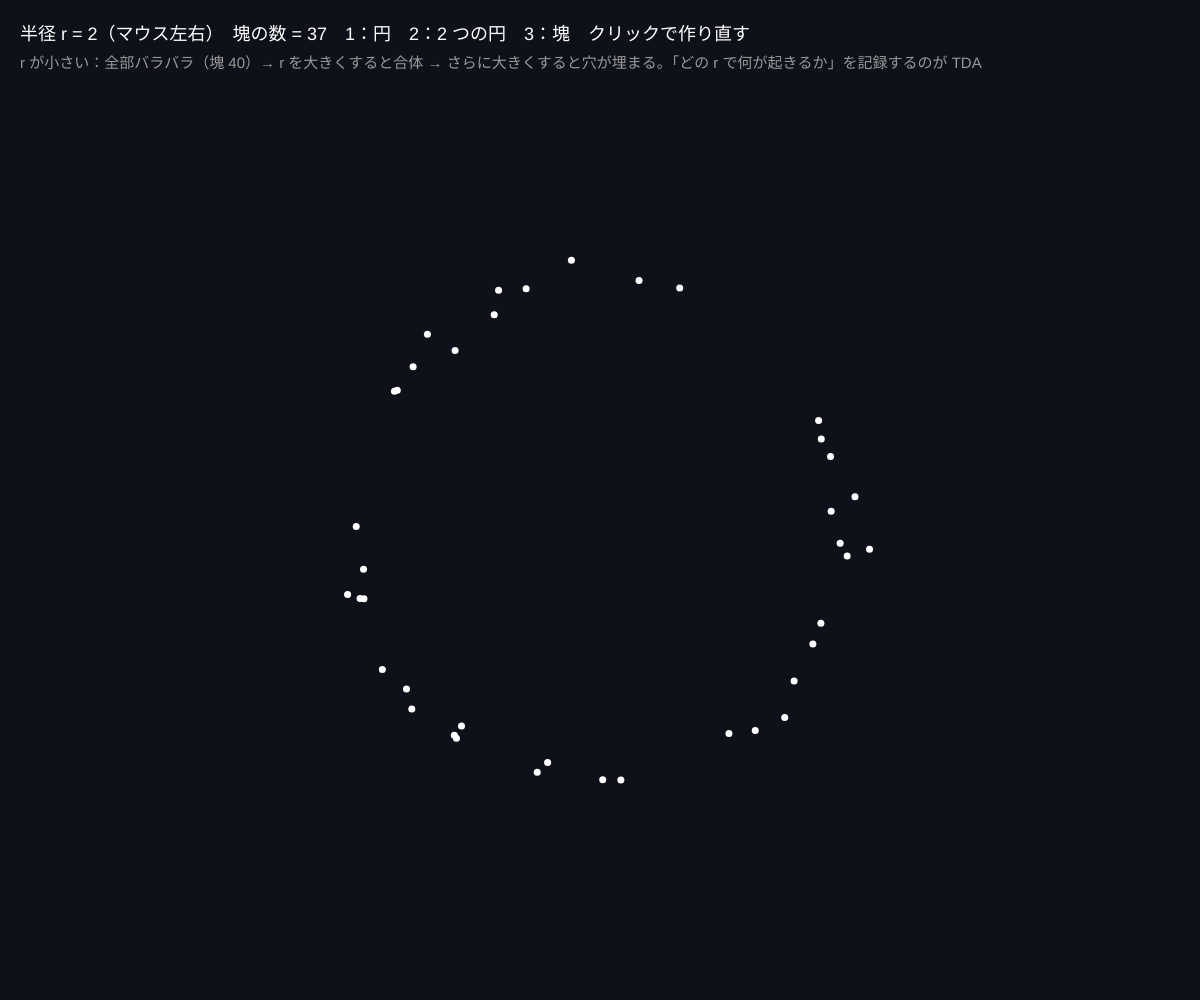
Frame 1 (no input)
Frame 60 (no input): identical to frame 1, image omitted
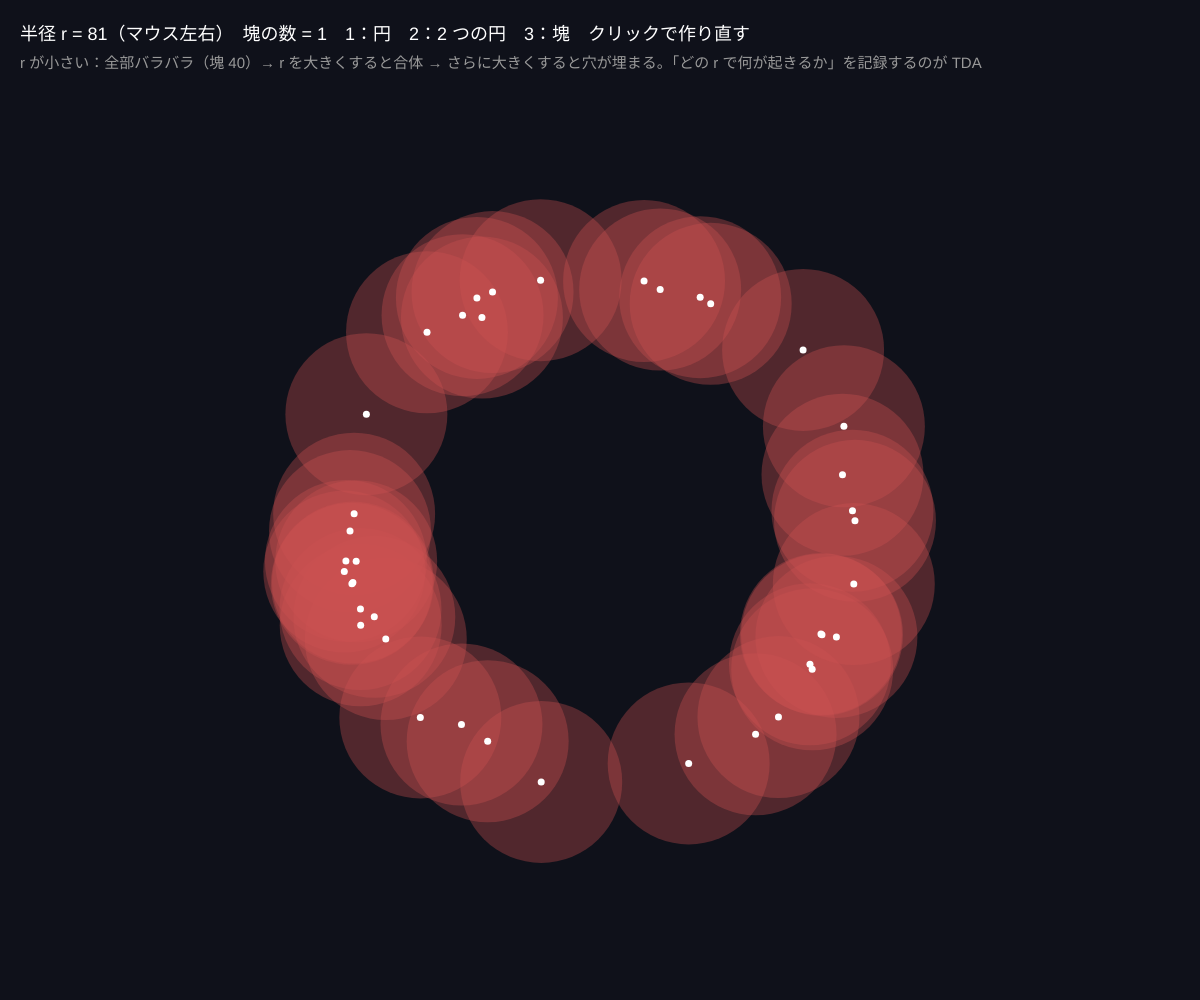
Frame 120 (the mouse pressed at the canvas centre since frame 60)

The p5.js sketch that drew these frames (run headless with seeded random() and noise() and a simulated clock; from frame 60 on, the mouse is pressed at the canvas centre):

// p5.js sketch
// ── sketch.js
// ============================================
// 01 点を太らせる（半径 r の円）
// 各点のまわりに半径 r の円を置く。r を大きくすると円が重なり、
// 「いくつの塊か」「穴はあるか」が、r によって変わっていく
// マウス左右 = 半径 r / 1〜3 で形 / クリックで作り直す
// ============================================

let pts = [];
let r = 20;
let shape = 1;
let seed = 1;

function setup() {
  createCanvas(windowWidth, windowHeight);
  colorMode(HSB, 360, 100, 100, 100);
  makePoints();
}

function makePoints() {
  randomSeed(seed);
  pts = [];
  let cx = width / 2, cy = height / 2 + 30, R = min(width, height) * 0.25;
  for (let i = 0; i < 40; i++) {
    let a = random(TWO_PI), x, y;
    if (shape === 1) { x = cx + cos(a) * R; y = cy + sin(a) * R; }
    else if (shape === 2) { let s = random() < 0.5 ? -1 : 1; x = cx + s * R * 1.1 + cos(a) * R * 0.6; y = cy + sin(a) * R * 0.6; }
    else { let rr = R * sqrt(random()); x = cx + cos(a) * rr; y = cy + sin(a) * rr; }
    pts.push({ x: x + randomGaussian() * 8, y: y + randomGaussian() * 8 });
  }
}

// ★ 塊の数：円が重なる（距離 < 2r）点どうしを同じグループに（union-find）
function countComponents() {
  let parent = pts.map((_, i) => i);
  let find = (x) => (parent[x] === x ? x : (parent[x] = find(parent[x])));
  for (let i = 0; i < pts.length; i++) for (let j = i + 1; j < pts.length; j++) {
    if (dist(pts[i].x, pts[i].y, pts[j].x, pts[j].y) < 2 * r) parent[find(i)] = find(j);
  }
  let ids = new Set(pts.map((_, i) => find(i)));
  return { count: ids.size, group: pts.map((_, i) => find(i)) };
}

function draw() {
  background(230, 40, 10);
  r = map(mouseX, 0, width, 2, 160, true);
  let { count, group } = countComponents();
  let ids = [...new Set(group)];

  // 円（塊ごとに色）
  noStroke();
  for (let i = 0; i < pts.length; i++) {
    fill((ids.indexOf(group[i]) * 53) % 360, 60, 80, 35);
    circle(pts[i].x, pts[i].y, r * 2);
  }
  for (let p of pts) {
    fill(0, 0, 100);
    circle(p.x, p.y, 7);
  }

  fill(0, 0, 100);
  textSize(18);
  text('半径 r = ' + round(r) + '（マウス左右）　塊の数 = ' + count + '　1：円　2：2 つの円　3：塊　クリックで作り直す', 20, 40);
  fill(0, 0, 60);
  textSize(15);
  text('r が小さい：全部バラバラ（塊 40）→ r を大きくすると合体 → さらに大きくすると穴が埋まる。「どの r で何が起きるか」を記録するのが TDA', 20, 68);
}

function keyPressed() { if (key >= '1' && key <= '3') { shape = int(key); makePoints(); } }
function mousePressed() { seed = floor(random(10000)); makePoints(); }

// ---------- やってみよう ----------
// 1. 塊の数が 1 になる r を見つけよう。形 1 と形 3 でちがう？
// 2. 円（1）で、穴が「できて → 消える」r の範囲を目で読み取ろう（02 以降で計算する）
// 3. 円の数が 2 つから 1 つになる r は、2 つの円の「すきま」の半分
